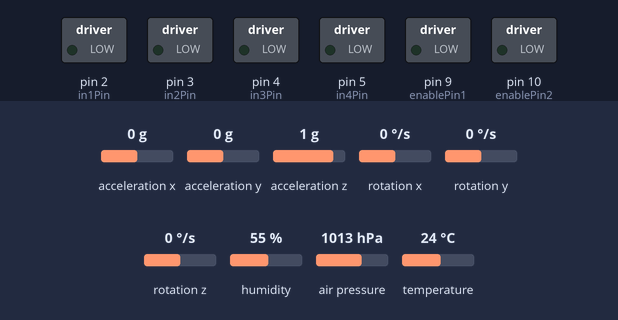
The sketch below on a simulated Arduino Uno, built with avr-gcc and run on an emulated ATmega328P. Parts: switched loads named in the sketch (green lamp = pin HIGH). Inputs (shaded band) come from the test bench; at power-on: acceleration y 0 g, air pressure 1013 hPa, temperature 24 °C, acceleration x 0 g, acceleration z 1 g, rotation x 0 °/s, rotation y 0 °/s, rotation z 0 °/s, humidity 55 %. What the sketch prints to the serial monitor is not drawn.

Above: at 3.6 s.
3.7 s: acceleration y set to -0.3 g
At 5.0 s:
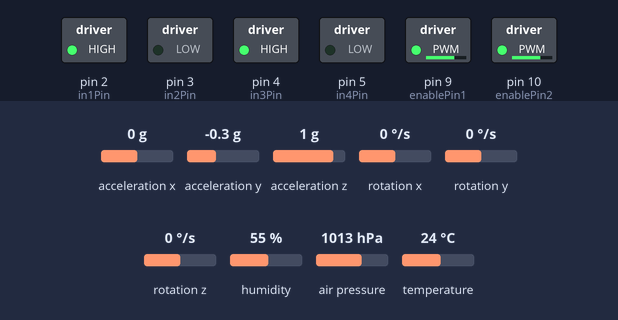
5.3 s: air pressure set to 952 hPa
8.3 s: temperature set to 0 °C
Timing chart, 0 to 11.3 s (numbered marks = the images above; inputs shaded):
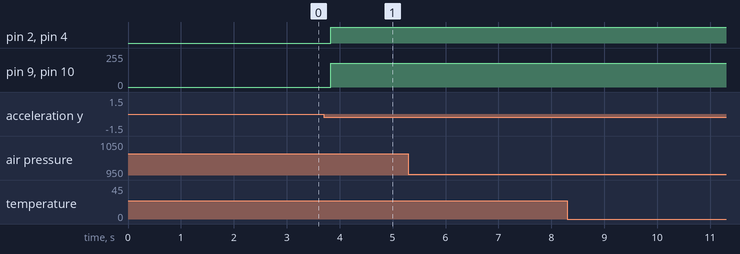

The sketch:

code.ino
```cpp
#include <Wire.h>
#include <Adafruit_MPU6050.h>
#include <Adafruit_Sensor.h>
#include <Adafruit_BME280.h>

const int enablePin1 = 9;
const int enablePin2 = 10;

const int in1Pin = 2;
const int in2Pin = 3;
const int in3Pin = 4;
const int in4Pin = 5;

const int maxSpeed = 250;
const int motorRunSpeed = 180;

Adafruit_MPU6050 mpu;
Adafruit_BME280 bme;

bool bmeAvailable = false;

enum RobotState {
  STATE_UP,
  STATE_STABLE,
  STATE_DOWN
};

RobotState currentState = STATE_STABLE;

bool motorShouldRun = false;

float yRest = 0.0;
float yFiltered = 0.0;

const float yThreshold = 1.2;

const bool upIsPositiveY = false;

const int requiredConfirmCount = 1;

int upCount = 0;
int downCount = 0;

unsigned long lastSensorTime = 0;

const unsigned long sensorInterval = 50;

unsigned long lastBmeTime = 0;
const unsigned long bmeInterval = 100;

float temperatureC = 0.0;
float humidityPercent = 0.0;
float pressureHpa = 0.0;

void scanI2C();
void setupMPU();
void setupBME280();
void calibrateYRest();

RobotState detectStateFromY(float yValue);
void applyStateAction(RobotState state);

void Drive(int leftSpeed, int rightSpeed);
void stopMotors();

void updateBME280();
void printData(float yRaw, float yFilteredValue, float yDelta, RobotState state);
const char* stateToText(RobotState state);

void setup() {
  Serial.begin(9600);
  delay(500);


  pinMode(in1Pin, OUTPUT);
  pinMode(in2Pin, OUTPUT);
  pinMode(in3Pin, OUTPUT);
  pinMode(in4Pin, OUTPUT);
  pinMode(enablePin1, OUTPUT);
  pinMode(enablePin2, OUTPUT);
  stopMotors();

  Wire.begin();

  Serial.println("========================================");
  Serial.println("I2C bus scan before sensor setup");
  Serial.println("========================================");
  scanI2C();

  setupMPU();
  setupBME280();

  calibrateYRest();

  Serial.println("========================================");
  Serial.println("Robot state detection started");
  Serial.println("MPU output rate: 20 times per second");
  Serial.println("BME280 output rate: 10 times per second");
  Serial.println("UP     -> motors start running");
  Serial.println("STABLE -> keep previous motor state");
  Serial.println("DOWN   -> motors stop");
  Serial.println("========================================");
}

void loop() {
  unsigned long now = millis();

  if (now - lastSensorTime >= sensorInterval) {
    lastSensorTime = now;

    sensors_event_t a, g, temp;
    mpu.getEvent(&a, &g, &temp);

    float yRaw = a.acceleration.y;

    yFiltered = 0.25 * yFiltered + 0.75 * yRaw;

    float yDelta = yFiltered - yRest;

    currentState = detectStateFromY(yFiltered);

    applyStateAction(currentState);

    updateBME280();

    printData(yRaw, yFiltered, yDelta, currentState);
  }
}

void scanI2C() {
  byte error, address;
  int deviceCount = 0;

  for (address = 1; address < 127; address++) {
    Wire.beginTransmission(address);
    error = Wire.endTransmission();

    if (error == 0) {
      Serial.print("I2C device found at 0x");
      if (address < 16) {
        Serial.print("0");
      }
      Serial.println(address, HEX);
      deviceCount++;
    }
  }

  Serial.print("Total I2C devices found: ");
  Serial.println(deviceCount);
  Serial.println();
}

void setupMPU() {
  Serial.println("Starting MPU sensor...");

  if (!mpu.begin()) {
    Serial.println("MPU sensor failed. Check SDA/SCL, VCC, GND.");
    while (1) {
      stopMotors();
      delay(100);
    }
  }

  Serial.println("MPU sensor detected.");

  mpu.setAccelerometerRange(MPU6050_RANGE_8_G);
  mpu.setGyroRange(MPU6050_RANGE_500_DEG);

  mpu.setFilterBandwidth(MPU6050_BAND_44_HZ);

  delay(200);
}

void setupBME280() {
  Serial.println("Starting BME280 sensor...");

  if (bme.begin(0x76)) {
    bmeAvailable = true;
    Serial.println("BME280 detected at address 0x76.");
  } else if (bme.begin(0x77)) {
    bmeAvailable = true;
    Serial.println("BME280 detected at address 0x77.");
  } else {
    bmeAvailable = false;
    Serial.println("BME280 not detected.");
    Serial.println("The robot will continue with MPU + motor logic only.");
  }

  if (bmeAvailable) {
    bme.setSampling(
      Adafruit_BME280::MODE_NORMAL,
      Adafruit_BME280::SAMPLING_X2,
      Adafruit_BME280::SAMPLING_X8,
      Adafruit_BME280::SAMPLING_X2,
      Adafruit_BME280::FILTER_X2,
      Adafruit_BME280::STANDBY_MS_0_5
    );

    updateBME280();
  }

  Serial.println();
}

void calibrateYRest() {
  Serial.println("Calibrating Y-axis rest value...");
  Serial.println("Keep the robot still.");

  float sum = 0.0;
  const int samples = 100;

  for (int i = 0; i < samples; i++) {
    sensors_event_t a, g, temp;
    mpu.getEvent(&a, &g, &temp);
    sum += a.acceleration.y;
    delay(10);
  }

  yRest = sum / samples;
  yFiltered = yRest;

  Serial.print("Y-axis rest value: ");
  Serial.print(yRest, 3);
  Serial.println(" m/s^2");
  Serial.println();
}

RobotState detectStateFromY(float yValue) {
  float yDelta = yValue - yRest;

  bool upDetected = false;
  bool downDetected = false;

  if (upIsPositiveY) {

    upDetected = yDelta > yThreshold;
    downDetected = yDelta < -yThreshold;
  } else {

    upDetected = yDelta < -yThreshold;
    downDetected = yDelta > yThreshold;
  }

  if (upDetected) {
    upCount++;
    downCount = 0;
  } else if (downDetected) {
    downCount++;
    upCount = 0;
  } else {
    upCount = 0;
    downCount = 0;
  }

  if (upCount >= requiredConfirmCount) {
    return STATE_UP;
  }

  if (downCount >= requiredConfirmCount) {
    return STATE_DOWN;
  }

  return STATE_STABLE;
}

void applyStateAction(RobotState state) {
  if (state == STATE_UP) {
    motorShouldRun = true;
  } else if (state == STATE_DOWN) {
    motorShouldRun = false;
  }


  if (motorShouldRun) {
    Drive(motorRunSpeed, motorRunSpeed);
  } else {
    stopMotors();
  }
}

void Drive(int leftSpeed, int rightSpeed) {
  leftSpeed = constrain(leftSpeed, -maxSpeed, maxSpeed);
  rightSpeed = constrain(rightSpeed, -maxSpeed, maxSpeed);

  if (rightSpeed > 0) {
    digitalWrite(in1Pin, HIGH);
    digitalWrite(in2Pin, LOW);
  } else if (rightSpeed < 0) {
    digitalWrite(in1Pin, LOW);
    digitalWrite(in2Pin, HIGH);
  } else {
    digitalWrite(in1Pin, LOW);
    digitalWrite(in2Pin, LOW);
  }

  if (leftSpeed > 0) {
    digitalWrite(in3Pin, HIGH);
    digitalWrite(in4Pin, LOW);
  } else if (leftSpeed < 0) {
    digitalWrite(in3Pin, LOW);
    digitalWrite(in4Pin, HIGH);
  } else {
    digitalWrite(in3Pin, LOW);
    digitalWrite(in4Pin, LOW);
  }

  analogWrite(enablePin1, abs(rightSpeed));
  analogWrite(enablePin2, abs(leftSpeed));
}

void stopMotors() {
  analogWrite(enablePin1, 0);
  analogWrite(enablePin2, 0);

  digitalWrite(in1Pin, LOW);
  digitalWrite(in2Pin, LOW);
  digitalWrite(in3Pin, LOW);
  digitalWrite(in4Pin, LOW);
}

void updateBME280() {
  if (!bmeAvailable) return;

  unsigned long now = millis();

  if (now - lastBmeTime >= bmeInterval) {
    lastBmeTime = now;

    temperatureC = bme.readTemperature();
    humidityPercent = bme.readHumidity();
    pressureHpa = bme.readPressure() / 100.0;
  }
}

void printData(float yRaw, float yFilteredValue, float yDelta, RobotState state) {
  if (bmeAvailable) {
    Serial.print("Temperature: ");
    Serial.print(temperatureC, 1);
    Serial.print(" C, ");

    Serial.print("Humidity: ");
    Serial.print(humidityPercent, 1);
    Serial.print(" %, ");

    Serial.print("Air pressure: ");
    Serial.print(pressureHpa, 1);
    Serial.print(" hPa, ");
  } else {
    Serial.print("Temperature: BME280 not found, ");
    Serial.print("Humidity: BME280 not found, ");
    Serial.print("Air pressure: BME280 not found, ");
  }

  Serial.print("Y raw: ");
  Serial.print(yRaw, 3);
  Serial.print(" m/s^2, ");

  Serial.print("Y filtered: ");
  Serial.print(yFilteredValue, 3);
  Serial.print(" m/s^2, ");

  Serial.print("Y delta: ");
  Serial.print(yDelta, 3);
  Serial.print(" m/s^2, ");

  Serial.print("State: ");
  Serial.print(stateToText(state));
  Serial.print(", ");

  Serial.print("Motor: ");
  if (motorShouldRun) {
    Serial.println("RUNNING");
  } else {
    Serial.println("STOPPED");
  }
}

const char* stateToText(RobotState state) {
  switch (state) {
    case STATE_UP:
      return "UP";
    case STATE_STABLE:
      return "STABLE";
    case STATE_DOWN:
      return "DOWN";
    default:
      return "UNKNOWN";
  }
}
```

Measured:
- the behaviour switches between -0.1 and -0.2 g on acceleration y (found by bisection; images 0 and 1)
- after the input at 3.7 s, pin 2 (in1Pin), pin 4 (in3Pin): LOW → HIGH after 0.13 s; pin 9 (enablePin1), pin 10 (enablePin2): 0/255 → 180/255 after 0.13 s
- after the input at 5.3 s, every drawn part: stays the same
- after the input at 8.3 s, every drawn part: stays the same
